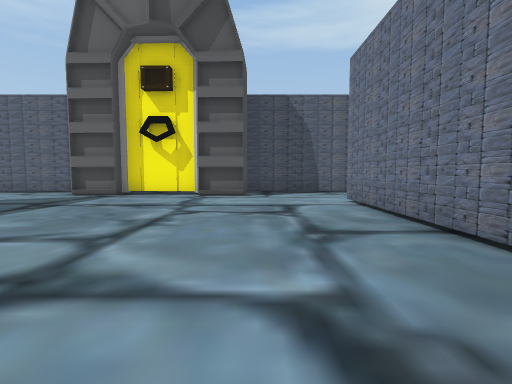
View 1 (above)

14 first-person views from a walk through a 3-D level made in the Unity game engine. The camera is 1.4 m above the floor, tilts 4° down and sees 85° across. The floor is counted in squares, 2 m on a side. Each view is taken from the middle of a square. On the plan, view 1 faces up. The plan holds only what a view shows up to about 9 squares ahead; the rest is blank. The place goes on beyond the plan. The player character is not drawn.

View 2
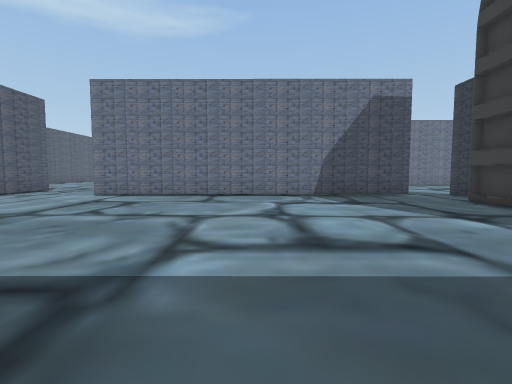

View 3
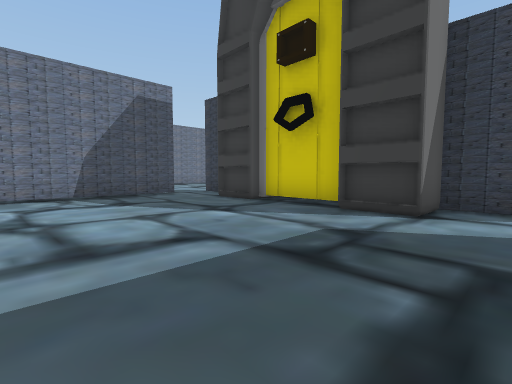

View 4
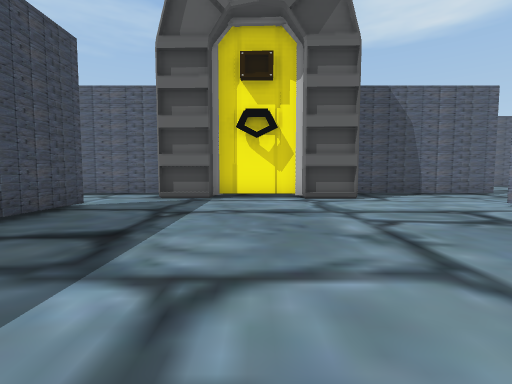

View 5
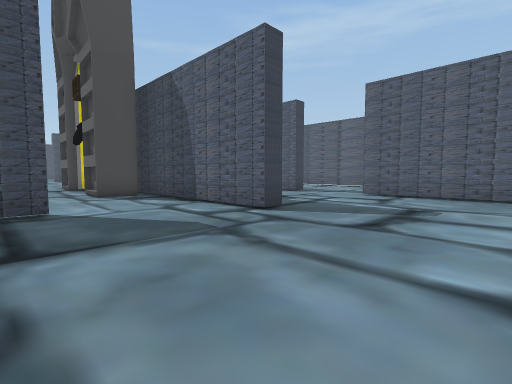

View 6
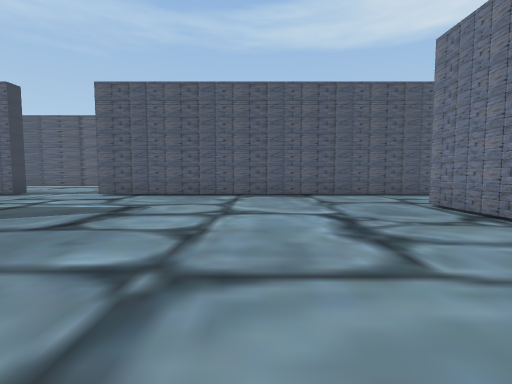

View 7
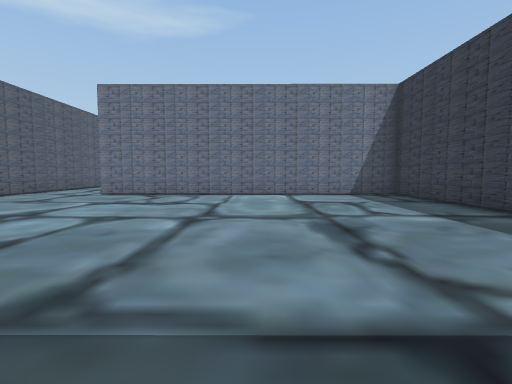

View 8
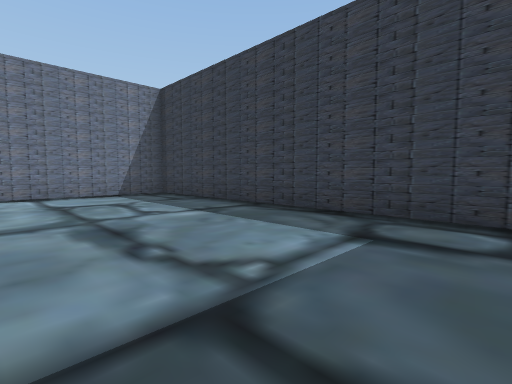

View 9
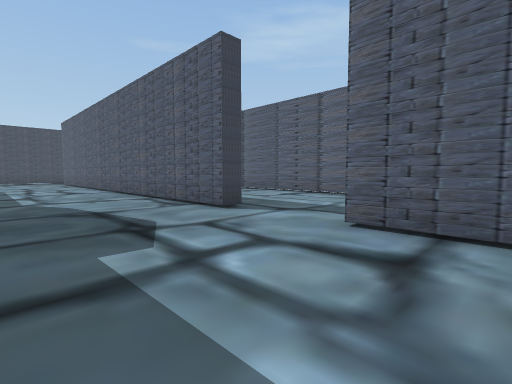

View 10
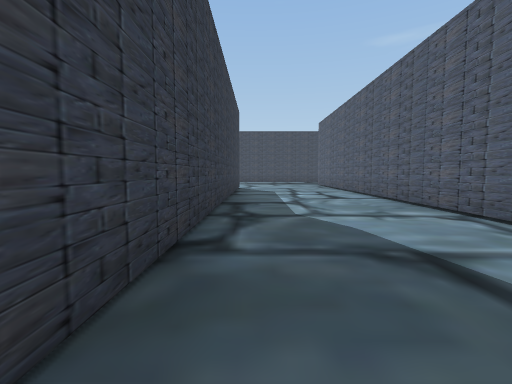

View 11
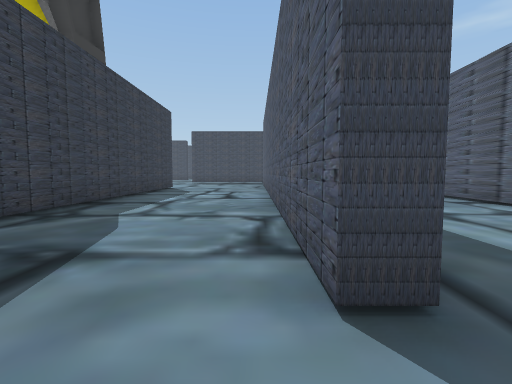

View 12
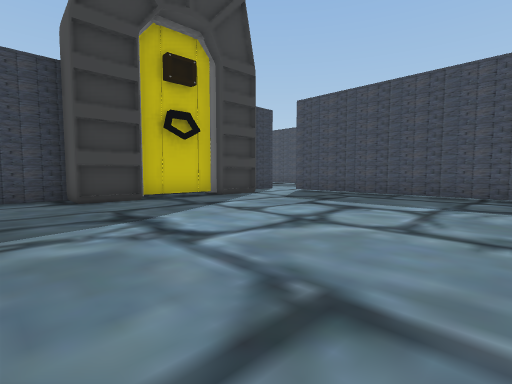

View 13
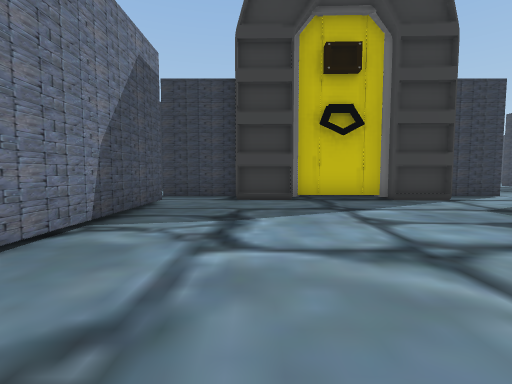

View 14
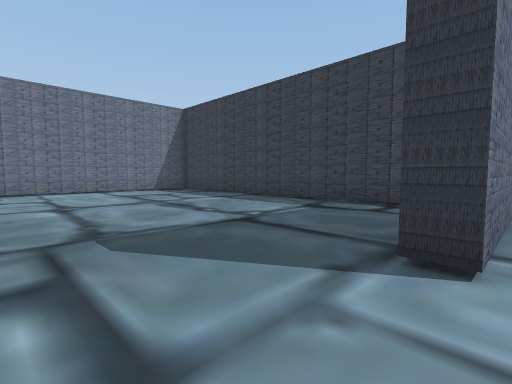

### Floor plan
Points are (right, up) in squares from view 1. A wall is a line through its corners. A room is listed if a view was taken in it or the views show most of it. See-through windows are left out.
Room 1 (views 1, 2, 3, 4, 12, 13)
walls: (-1.8, 8.7) (-4, 8.8) (-4.1, 8.6) (-5.6, 8.6); (-3.4, -2.8) (-3.2, -3.2) (-1.1, -3.3) (-0.9, -2.9); (-0.9, -3.1) (0.5, -3.1); (0.5, -2.9) (0.5, -4) (2.8, -4); (-4.8, -3) (-3.3, -3); (-0.3, 9.4) (-0.3, 8.5) (-1.7, 8.5); (2.2, -2.6) (2.2, 6.8); (1.5, 9.8) (-1, 9.8); (-6, 9.8) (-6.5, 9.8); (-6.5, -4) (-4.8, -4) (-4.8, -2.8)
low walls: (-0.9, -2.9) (0.5, -2.9); (-4.8, -2.8) (-3.4, -2.8)
ways out: opening at (2.3, 8) to room 2; opening at (3, -3)
Room 2 (views 5, 6, 7, 8, 9, 10, 11, 14)
walls: (4.5, 10.2) (4.5, 9.8) (1.5, 9.8); (2.2, 6.8) (2.7, 6.8) (2.7, 6.2); (1.7, 14.4) (-6, 14.4); (3.9, 2.7) (12.6, 2.7) (12.6, 11.9); (11.4, 14.4) (4.2, 14.4); (-6, 10.3) (2.2, 10.3)
ways out: opening at (2.3, 8) to room 1; opening at (3, 15); opening at (12.3, 13)

Where each view was taken, in squares from view 1:
view 1: 0 up, 0 right, facing up
view 2: 2 up, 6 left, facing right
view 3: 2 up, 6 left, facing down-right
view 4: 1 up, 3 left, facing up
view 5: 6 up, 8 right, facing up-left
view 6: 6 up, 9 right, facing up
view 7: 7 up, 4 right, facing right
view 8: 7 up, 4 right, facing down-right
view 9: 11 up, 6 right, facing up-left
view 10: 11 up, 3 right, facing left
view 11: 14 up, 3 right, facing left
view 12: 4 up, 2 right, facing down-left
view 13: 4 up, 0 right, facing down
view 14: 9 up, 2 right, facing down-right
